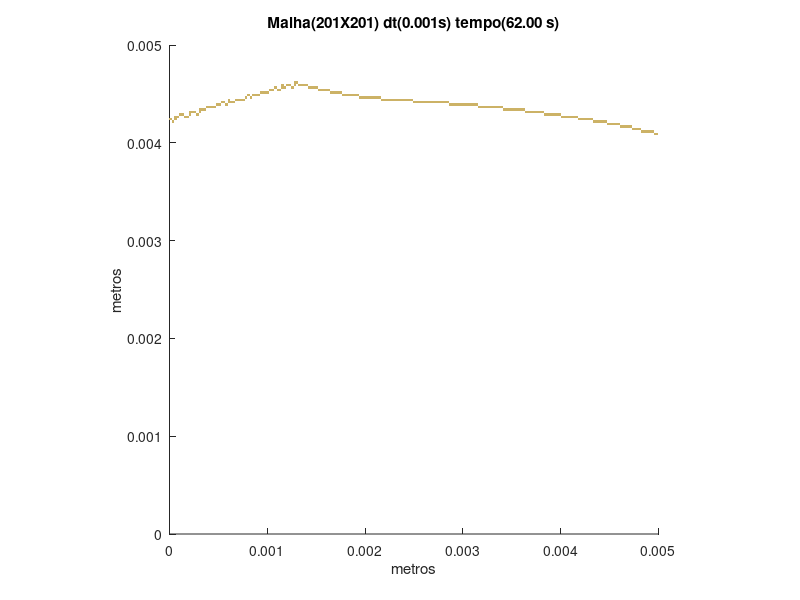

Recreate this plot in MATLAB.
set (gca,'PlotBoxAspectRatio',[1 1 1],'Xlim',[0,0.005],'Ylim',[0,0.005])
hold on
title('Malha(201X201) dt(0.001s) tempo(62.00 s)')
hold on
ylabel('metros')
hold on
xlabel('metros')
hold on

fill([0.00495024875621891 0.00495024875621891 0.00497512437810945 0.00497512437810945],[0.00407960199004975 0.0041044776119403 0.0041044776119403 0.00407960199004975],[0.8,0.7,0.4],'LineStyle','none')

fill([0.00497512437810945 0.00497512437810945 0.005 0.005],[0.00407960199004975 0.0041044776119403 0.0041044776119403 0.00407960199004975],[0.8,0.7,0.4],'LineStyle','none')

fill([0.00482587064676617 0.00482587064676617 0.00485074626865672 0.00485074626865672],[0.0041044776119403 0.00412935323383085 0.00412935323383085 0.0041044776119403],[0.8,0.7,0.4],'LineStyle','none')

fill([0.00485074626865672 0.00485074626865672 0.00487562189054726 0.00487562189054726],[0.0041044776119403 0.00412935323383085 0.00412935323383085 0.0041044776119403],[0.8,0.7,0.4],'LineStyle','none')

fill([0.00487562189054726 0.00487562189054726 0.00490049751243781 0.00490049751243781],[0.0041044776119403 0.00412935323383085 0.00412935323383085 0.0041044776119403],[0.8,0.7,0.4],'LineStyle','none')

fill([0.00490049751243781 0.00490049751243781 0.00492537313432836 0.00492537313432836],[0.0041044776119403 0.00412935323383085 0.00412935323383085 0.0041044776119403],[0.8,0.7,0.4],'LineStyle','none')

fill([0.00492537313432836 0.00492537313432836 0.00495024875621891 0.00495024875621891],[0.0041044776119403 0.00412935323383085 0.00412935323383085 0.0041044776119403],[0.8,0.7,0.4],'LineStyle','none')

fill([0.00472636815920398 0.00472636815920398 0.00475124378109453 0.00475124378109453],[0.00412935323383085 0.00415422885572139 0.00415422885572139 0.00412935323383085],[0.8,0.7,0.4],'LineStyle','none')

fill([0.00475124378109453 0.00475124378109453 0.00477611940298507 0.00477611940298507],[0.00412935323383085 0.00415422885572139 0.00415422885572139 0.00412935323383085],[0.8,0.7,0.4],'LineStyle','none')

fill([0.00477611940298507 0.00477611940298507 0.00480099502487562 0.00480099502487562],[0.00412935323383085 0.00415422885572139 0.00415422885572139 0.00412935323383085],[0.8,0.7,0.4],'LineStyle','none')

fill([0.00480099502487562 0.00480099502487562 0.00482587064676617 0.00482587064676617],[0.00412935323383085 0.00415422885572139 0.00415422885572139 0.00412935323383085],[0.8,0.7,0.4],'LineStyle','none')

fill([0.00460199004975124 0.00460199004975124 0.00462686567164179 0.00462686567164179],[0.00415422885572139 0.00417910447761194 0.00417910447761194 0.00415422885572139],[0.8,0.7,0.4],'LineStyle','none')

fill([0.00462686567164179 0.00462686567164179 0.00465174129353234 0.00465174129353234],[0.00415422885572139 0.00417910447761194 0.00417910447761194 0.00415422885572139],[0.8,0.7,0.4],'LineStyle','none')

fill([0.00465174129353234 0.00465174129353234 0.00467661691542289 0.00467661691542289],[0.00415422885572139 0.00417910447761194 0.00417910447761194 0.00415422885572139],[0.8,0.7,0.4],'LineStyle','none')

fill([0.00467661691542289 0.00467661691542289 0.00470149253731343 0.00470149253731343],[0.00415422885572139 0.00417910447761194 0.00417910447761194 0.00415422885572139],[0.8,0.7,0.4],'LineStyle','none')

fill([0.00470149253731343 0.00470149253731343 0.00472636815920398 0.00472636815920398],[0.00415422885572139 0.00417910447761194 0.00417910447761194 0.00415422885572139],[0.8,0.7,0.4],'LineStyle','none')

fill([0.00447761194029851 0.00447761194029851 0.00450248756218905 0.00450248756218905],[0.00417910447761194 0.00420398009950249 0.00420398009950249 0.00417910447761194],[0.8,0.7,0.4],'LineStyle','none')

fill([0.00450248756218905 0.00450248756218905 0.0045273631840796 0.0045273631840796],[0.00417910447761194 0.00420398009950249 0.00420398009950249 0.00417910447761194],[0.8,0.7,0.4],'LineStyle','none')

fill([0.0045273631840796 0.0045273631840796 0.00455223880597015 0.00455223880597015],[0.00417910447761194 0.00420398009950249 0.00420398009950249 0.00417910447761194],[0.8,0.7,0.4],'LineStyle','none')

fill([0.00455223880597015 0.00455223880597015 0.0045771144278607 0.0045771144278607],[0.00417910447761194 0.00420398009950249 0.00420398009950249 0.00417910447761194],[0.8,0.7,0.4],'LineStyle','none')

fill([0.0045771144278607 0.0045771144278607 0.00460199004975124 0.00460199004975124],[0.00417910447761194 0.00420398009950249 0.00420398009950249 0.00417910447761194],[0.8,0.7,0.4],'LineStyle','none')

fill([2.48756218905473E-05 2.48756218905473E-05 4.97512437810945E-05 4.97512437810945E-05],[0.00420398009950249 0.00422885572139303 0.00422885572139303 0.00420398009950249],[0.8,0.7,0.4],'LineStyle','none')

fill([0.00432835820895522 0.00432835820895522 0.00435323383084577 0.00435323383084577],[0.00420398009950249 0.00422885572139303 0.00422885572139303 0.00420398009950249],[0.8,0.7,0.4],'LineStyle','none')

fill([0.00435323383084577 0.00435323383084577 0.00437810945273632 0.00437810945273632],[0.00420398009950249 0.00422885572139303 0.00422885572139303 0.00420398009950249],[0.8,0.7,0.4],'LineStyle','none')

fill([0.00437810945273632 0.00437810945273632 0.00440298507462687 0.00440298507462687],[0.00420398009950249 0.00422885572139303 0.00422885572139303 0.00420398009950249],[0.8,0.7,0.4],'LineStyle','none')

fill([0.00440298507462687 0.00440298507462687 0.00442786069651741 0.00442786069651741],[0.00420398009950249 0.00422885572139303 0.00422885572139303 0.00420398009950249],[0.8,0.7,0.4],'LineStyle','none')

fill([0.00442786069651741 0.00442786069651741 0.00445273631840796 0.00445273631840796],[0.00420398009950249 0.00422885572139303 0.00422885572139303 0.00420398009950249],[0.8,0.7,0.4],'LineStyle','none')

fill([0.00445273631840796 0.00445273631840796 0.00447761194029851 0.00447761194029851],[0.00420398009950249 0.00422885572139303 0.00422885572139303 0.00420398009950249],[0.8,0.7,0.4],'LineStyle','none')

fill([0 0 2.48756218905473E-05 2.48756218905473E-05],[0.00422885572139303 0.00425373134328358 0.00425373134328358 0.00422885572139303],[0.8,0.7,0.4],'LineStyle','none')

fill([4.97512437810945E-05 4.97512437810945E-05 7.46268656716418E-05 7.46268656716418E-05],[0.00422885572139303 0.00425373134328358 0.00425373134328358 0.00422885572139303],[0.8,0.7,0.4],'LineStyle','none')

fill([0.00417910447761194 0.00417910447761194 0.00420398009950249 0.00420398009950249],[0.00422885572139303 0.00425373134328358 0.00425373134328358 0.00422885572139303],[0.8,0.7,0.4],'LineStyle','none')

fill([0.00420398009950249 0.00420398009950249 0.00422885572139303 0.00422885572139303],[0.00422885572139303 0.00425373134328358 0.00425373134328358 0.00422885572139303],[0.8,0.7,0.4],'LineStyle','none')

fill([0.00422885572139303 0.00422885572139303 0.00425373134328358 0.00425373134328358],[0.00422885572139303 0.00425373134328358 0.00425373134328358 0.00422885572139303],[0.8,0.7,0.4],'LineStyle','none')

fill([0.00425373134328358 0.00425373134328358 0.00427860696517413 0.00427860696517413],[0.00422885572139303 0.00425373134328358 0.00425373134328358 0.00422885572139303],[0.8,0.7,0.4],'LineStyle','none')

fill([0.00427860696517413 0.00427860696517413 0.00430348258706468 0.00430348258706468],[0.00422885572139303 0.00425373134328358 0.00425373134328358 0.00422885572139303],[0.8,0.7,0.4],'LineStyle','none')

fill([0.00430348258706468 0.00430348258706468 0.00432835820895522 0.00432835820895522],[0.00422885572139303 0.00425373134328358 0.00425373134328358 0.00422885572139303],[0.8,0.7,0.4],'LineStyle','none')

fill([4.97512437810945E-05 4.97512437810945E-05 7.46268656716418E-05 7.46268656716418E-05],[0.00425373134328358 0.00427860696517413 0.00427860696517413 0.00425373134328358],[0.8,0.7,0.4],'LineStyle','none')

fill([7.46268656716418E-05 7.46268656716418E-05 9.95024875621891E-05 9.95024875621891E-05],[0.00425373134328358 0.00427860696517413 0.00427860696517413 0.00425373134328358],[0.8,0.7,0.4],'LineStyle','none')

fill([0.000149253731343284 0.000149253731343284 0.000174129353233831 0.000174129353233831],[0.00425373134328358 0.00427860696517413 0.00427860696517413 0.00425373134328358],[0.8,0.7,0.4],'LineStyle','none')

fill([0.000174129353233831 0.000174129353233831 0.000199004975124378 0.000199004975124378],[0.00425373134328358 0.00427860696517413 0.00427860696517413 0.00425373134328358],[0.8,0.7,0.4],'LineStyle','none')

fill([0.00400497512437811 0.00400497512437811 0.00402985074626866 0.00402985074626866],[0.00425373134328358 0.00427860696517413 0.00427860696517413 0.00425373134328358],[0.8,0.7,0.4],'LineStyle','none')

fill([0.00402985074626866 0.00402985074626866 0.0040547263681592 0.0040547263681592],[0.00425373134328358 0.00427860696517413 0.00427860696517413 0.00425373134328358],[0.8,0.7,0.4],'LineStyle','none')

fill([0.0040547263681592 0.0040547263681592 0.00407960199004975 0.00407960199004975],[0.00425373134328358 0.00427860696517413 0.00427860696517413 0.00425373134328358],[0.8,0.7,0.4],'LineStyle','none')

fill([0.00407960199004975 0.00407960199004975 0.0041044776119403 0.0041044776119403],[0.00425373134328358 0.00427860696517413 0.00427860696517413 0.00425373134328358],[0.8,0.7,0.4],'LineStyle','none')

fill([0.0041044776119403 0.0041044776119403 0.00412935323383085 0.00412935323383085],[0.00425373134328358 0.00427860696517413 0.00427860696517413 0.00425373134328358],[0.8,0.7,0.4],'LineStyle','none')

fill([0.00412935323383085 0.00412935323383085 0.00415422885572139 0.00415422885572139],[0.00425373134328358 0.00427860696517413 0.00427860696517413 0.00425373134328358],[0.8,0.7,0.4],'LineStyle','none')

fill([0.00415422885572139 0.00415422885572139 0.00417910447761194 0.00417910447761194],[0.00425373134328358 0.00427860696517413 0.00427860696517413 0.00425373134328358],[0.8,0.7,0.4],'LineStyle','none')

fill([9.95024875621891E-05 9.95024875621891E-05 0.000124378109452736 0.000124378109452736],[0.00427860696517413 0.00430348258706468 0.00430348258706468 0.00427860696517413],[0.8,0.7,0.4],'LineStyle','none')

fill([0.000124378109452736 0.000124378109452736 0.000149253731343284 0.000149253731343284],[0.00427860696517413 0.00430348258706468 0.00430348258706468 0.00427860696517413],[0.8,0.7,0.4],'LineStyle','none')

fill([0.000199004975124378 0.000199004975124378 0.000223880597014925 0.000223880597014925],[0.00427860696517413 0.00430348258706468 0.00430348258706468 0.00427860696517413],[0.8,0.7,0.4],'LineStyle','none')

fill([0.00027363184079602 0.00027363184079602 0.000298507462686567 0.000298507462686567],[0.00427860696517413 0.00430348258706468 0.00430348258706468 0.00427860696517413],[0.8,0.7,0.4],'LineStyle','none')

fill([0.00383084577114428 0.00383084577114428 0.00385572139303483 0.00385572139303483],[0.00427860696517413 0.00430348258706468 0.00430348258706468 0.00427860696517413],[0.8,0.7,0.4],'LineStyle','none')

fill([0.00385572139303483 0.00385572139303483 0.00388059701492537 0.00388059701492537],[0.00427860696517413 0.00430348258706468 0.00430348258706468 0.00427860696517413],[0.8,0.7,0.4],'LineStyle','none')

fill([0.00388059701492537 0.00388059701492537 0.00390547263681592 0.00390547263681592],[0.00427860696517413 0.00430348258706468 0.00430348258706468 0.00427860696517413],[0.8,0.7,0.4],'LineStyle','none')

fill([0.00390547263681592 0.00390547263681592 0.00393034825870647 0.00393034825870647],[0.00427860696517413 0.00430348258706468 0.00430348258706468 0.00427860696517413],[0.8,0.7,0.4],'LineStyle','none')

fill([0.00393034825870647 0.00393034825870647 0.00395522388059701 0.00395522388059701],[0.00427860696517413 0.00430348258706468 0.00430348258706468 0.00427860696517413],[0.8,0.7,0.4],'LineStyle','none')

fill([0.00395522388059701 0.00395522388059701 0.00398009950248756 0.00398009950248756],[0.00427860696517413 0.00430348258706468 0.00430348258706468 0.00427860696517413],[0.8,0.7,0.4],'LineStyle','none')

fill([0.00398009950248756 0.00398009950248756 0.00400497512437811 0.00400497512437811],[0.00427860696517413 0.00430348258706468 0.00430348258706468 0.00427860696517413],[0.8,0.7,0.4],'LineStyle','none')

fill([0.000199004975124378 0.000199004975124378 0.000223880597014925 0.000223880597014925],[0.00430348258706468 0.00432835820895522 0.00432835820895522 0.00430348258706468],[0.8,0.7,0.4],'LineStyle','none')

fill([0.000223880597014925 0.000223880597014925 0.000248756218905473 0.000248756218905473],[0.00430348258706468 0.00432835820895522 0.00432835820895522 0.00430348258706468],[0.8,0.7,0.4],'LineStyle','none')

fill([0.000248756218905473 0.000248756218905473 0.00027363184079602 0.00027363184079602],[0.00430348258706468 0.00432835820895522 0.00432835820895522 0.00430348258706468],[0.8,0.7,0.4],'LineStyle','none')

fill([0.000298507462686567 0.000298507462686567 0.000323383084577114 0.000323383084577114],[0.00430348258706468 0.00432835820895522 0.00432835820895522 0.00430348258706468],[0.8,0.7,0.4],'LineStyle','none')

fill([0.0036318407960199 0.0036318407960199 0.00365671641791045 0.00365671641791045],[0.00430348258706468 0.00432835820895522 0.00432835820895522 0.00430348258706468],[0.8,0.7,0.4],'LineStyle','none')

fill([0.00365671641791045 0.00365671641791045 0.003681592039801 0.003681592039801],[0.00430348258706468 0.00432835820895522 0.00432835820895522 0.00430348258706468],[0.8,0.7,0.4],'LineStyle','none')

fill([0.003681592039801 0.003681592039801 0.00370646766169154 0.00370646766169154],[0.00430348258706468 0.00432835820895522 0.00432835820895522 0.00430348258706468],[0.8,0.7,0.4],'LineStyle','none')

fill([0.00370646766169154 0.00370646766169154 0.00373134328358209 0.00373134328358209],[0.00430348258706468 0.00432835820895522 0.00432835820895522 0.00430348258706468],[0.8,0.7,0.4],'LineStyle','none')

fill([0.00373134328358209 0.00373134328358209 0.00375621890547264 0.00375621890547264],[0.00430348258706468 0.00432835820895522 0.00432835820895522 0.00430348258706468],[0.8,0.7,0.4],'LineStyle','none')

fill([0.00375621890547264 0.00375621890547264 0.00378109452736318 0.00378109452736318],[0.00430348258706468 0.00432835820895522 0.00432835820895522 0.00430348258706468],[0.8,0.7,0.4],'LineStyle','none')

fill([0.00378109452736318 0.00378109452736318 0.00380597014925373 0.00380597014925373],[0.00430348258706468 0.00432835820895522 0.00432835820895522 0.00430348258706468],[0.8,0.7,0.4],'LineStyle','none')

fill([0.00380597014925373 0.00380597014925373 0.00383084577114428 0.00383084577114428],[0.00430348258706468 0.00432835820895522 0.00432835820895522 0.00430348258706468],[0.8,0.7,0.4],'LineStyle','none')

fill([0.000298507462686567 0.000298507462686567 0.000323383084577114 0.000323383084577114],[0.00432835820895522 0.00435323383084577 0.00435323383084577 0.00432835820895522],[0.8,0.7,0.4],'LineStyle','none')

fill([0.000323383084577114 0.000323383084577114 0.000348258706467662 0.000348258706467662],[0.00432835820895522 0.00435323383084577 0.00435323383084577 0.00432835820895522],[0.8,0.7,0.4],'LineStyle','none')

fill([0.000348258706467662 0.000348258706467662 0.000373134328358209 0.000373134328358209],[0.00432835820895522 0.00435323383084577 0.00435323383084577 0.00432835820895522],[0.8,0.7,0.4],'LineStyle','none')

fill([0.00340796019900498 0.00340796019900498 0.00343283582089552 0.00343283582089552],[0.00432835820895522 0.00435323383084577 0.00435323383084577 0.00432835820895522],[0.8,0.7,0.4],'LineStyle','none')

fill([0.00343283582089552 0.00343283582089552 0.00345771144278607 0.00345771144278607],[0.00432835820895522 0.00435323383084577 0.00435323383084577 0.00432835820895522],[0.8,0.7,0.4],'LineStyle','none')

fill([0.00345771144278607 0.00345771144278607 0.00348258706467662 0.00348258706467662],[0.00432835820895522 0.00435323383084577 0.00435323383084577 0.00432835820895522],[0.8,0.7,0.4],'LineStyle','none')

fill([0.00348258706467662 0.00348258706467662 0.00350746268656716 0.00350746268656716],[0.00432835820895522 0.00435323383084577 0.00435323383084577 0.00432835820895522],[0.8,0.7,0.4],'LineStyle','none')

fill([0.00350746268656716 0.00350746268656716 0.00353233830845771 0.00353233830845771],[0.00432835820895522 0.00435323383084577 0.00435323383084577 0.00432835820895522],[0.8,0.7,0.4],'LineStyle','none')

fill([0.00353233830845771 0.00353233830845771 0.00355721393034826 0.00355721393034826],[0.00432835820895522 0.00435323383084577 0.00435323383084577 0.00432835820895522],[0.8,0.7,0.4],'LineStyle','none')

fill([0.00355721393034826 0.00355721393034826 0.00358208955223881 0.00358208955223881],[0.00432835820895522 0.00435323383084577 0.00435323383084577 0.00432835820895522],[0.8,0.7,0.4],'LineStyle','none')

fill([0.00358208955223881 0.00358208955223881 0.00360696517412935 0.00360696517412935],[0.00432835820895522 0.00435323383084577 0.00435323383084577 0.00432835820895522],[0.8,0.7,0.4],'LineStyle','none')

fill([0.00360696517412935 0.00360696517412935 0.0036318407960199 0.0036318407960199],[0.00432835820895522 0.00435323383084577 0.00435323383084577 0.00432835820895522],[0.8,0.7,0.4],'LineStyle','none')

fill([0.000373134328358209 0.000373134328358209 0.000398009950248756 0.000398009950248756],[0.00435323383084577 0.00437810945273632 0.00437810945273632 0.00435323383084577],[0.8,0.7,0.4],'LineStyle','none')

fill([0.000398009950248756 0.000398009950248756 0.000422885572139303 0.000422885572139303],[0.00435323383084577 0.00437810945273632 0.00437810945273632 0.00435323383084577],[0.8,0.7,0.4],'LineStyle','none')

fill([0.000422885572139303 0.000422885572139303 0.000447761194029851 0.000447761194029851],[0.00435323383084577 0.00437810945273632 0.00437810945273632 0.00435323383084577],[0.8,0.7,0.4],'LineStyle','none')

fill([0.000447761194029851 0.000447761194029851 0.000472636815920398 0.000472636815920398],[0.00435323383084577 0.00437810945273632 0.00437810945273632 0.00435323383084577],[0.8,0.7,0.4],'LineStyle','none')

fill([0.0031592039800995 0.0031592039800995 0.00318407960199005 0.00318407960199005],[0.00435323383084577 0.00437810945273632 0.00437810945273632 0.00435323383084577],[0.8,0.7,0.4],'LineStyle','none')

fill([0.00318407960199005 0.00318407960199005 0.0032089552238806 0.0032089552238806],[0.00435323383084577 0.00437810945273632 0.00437810945273632 0.00435323383084577],[0.8,0.7,0.4],'LineStyle','none')

fill([0.0032089552238806 0.0032089552238806 0.00323383084577114 0.00323383084577114],[0.00435323383084577 0.00437810945273632 0.00437810945273632 0.00435323383084577],[0.8,0.7,0.4],'LineStyle','none')

fill([0.00323383084577114 0.00323383084577114 0.00325870646766169 0.00325870646766169],[0.00435323383084577 0.00437810945273632 0.00437810945273632 0.00435323383084577],[0.8,0.7,0.4],'LineStyle','none')

fill([0.00325870646766169 0.00325870646766169 0.00328358208955224 0.00328358208955224],[0.00435323383084577 0.00437810945273632 0.00437810945273632 0.00435323383084577],[0.8,0.7,0.4],'LineStyle','none')

fill([0.00328358208955224 0.00328358208955224 0.00330845771144279 0.00330845771144279],[0.00435323383084577 0.00437810945273632 0.00437810945273632 0.00435323383084577],[0.8,0.7,0.4],'LineStyle','none')

fill([0.00330845771144279 0.00330845771144279 0.00333333333333333 0.00333333333333333],[0.00435323383084577 0.00437810945273632 0.00437810945273632 0.00435323383084577],[0.8,0.7,0.4],'LineStyle','none')

fill([0.00333333333333333 0.00333333333333333 0.00335820895522388 0.00335820895522388],[0.00435323383084577 0.00437810945273632 0.00437810945273632 0.00435323383084577],[0.8,0.7,0.4],'LineStyle','none')

fill([0.00335820895522388 0.00335820895522388 0.00338308457711443 0.00338308457711443],[0.00435323383084577 0.00437810945273632 0.00437810945273632 0.00435323383084577],[0.8,0.7,0.4],'LineStyle','none')

fill([0.00338308457711443 0.00338308457711443 0.00340796019900498 0.00340796019900498],[0.00435323383084577 0.00437810945273632 0.00437810945273632 0.00435323383084577],[0.8,0.7,0.4],'LineStyle','none')

fill([0.000472636815920398 0.000472636815920398 0.000497512437810945 0.000497512437810945],[0.00437810945273632 0.00440298507462687 0.00440298507462687 0.00437810945273632],[0.8,0.7,0.4],'LineStyle','none')

fill([0.000497512437810945 0.000497512437810945 0.000522388059701492 0.000522388059701492],[0.00437810945273632 0.00440298507462687 0.00440298507462687 0.00437810945273632],[0.8,0.7,0.4],'LineStyle','none')

fill([0.000572139303482587 0.000572139303482587 0.000597014925373134 0.000597014925373134],[0.00437810945273632 0.00440298507462687 0.00440298507462687 0.00437810945273632],[0.8,0.7,0.4],'LineStyle','none')

fill([0.00286069651741294 0.00286069651741294 0.00288557213930348 0.00288557213930348],[0.00437810945273632 0.00440298507462687 0.00440298507462687 0.00437810945273632],[0.8,0.7,0.4],'LineStyle','none')

fill([0.00288557213930348 0.00288557213930348 0.00291044776119403 0.00291044776119403],[0.00437810945273632 0.00440298507462687 0.00440298507462687 0.00437810945273632],[0.8,0.7,0.4],'LineStyle','none')

fill([0.00291044776119403 0.00291044776119403 0.00293532338308458 0.00293532338308458],[0.00437810945273632 0.00440298507462687 0.00440298507462687 0.00437810945273632],[0.8,0.7,0.4],'LineStyle','none')

fill([0.00293532338308458 0.00293532338308458 0.00296019900497512 0.00296019900497512],[0.00437810945273632 0.00440298507462687 0.00440298507462687 0.00437810945273632],[0.8,0.7,0.4],'LineStyle','none')

fill([0.00296019900497512 0.00296019900497512 0.00298507462686567 0.00298507462686567],[0.00437810945273632 0.00440298507462687 0.00440298507462687 0.00437810945273632],[0.8,0.7,0.4],'LineStyle','none')

fill([0.00298507462686567 0.00298507462686567 0.00300995024875622 0.00300995024875622],[0.00437810945273632 0.00440298507462687 0.00440298507462687 0.00437810945273632],[0.8,0.7,0.4],'LineStyle','none')

fill([0.00300995024875622 0.00300995024875622 0.00303482587064677 0.00303482587064677],[0.00437810945273632 0.00440298507462687 0.00440298507462687 0.00437810945273632],[0.8,0.7,0.4],'LineStyle','none')

fill([0.00303482587064677 0.00303482587064677 0.00305970149253731 0.00305970149253731],[0.00437810945273632 0.00440298507462687 0.00440298507462687 0.00437810945273632],[0.8,0.7,0.4],'LineStyle','none')

fill([0.00305970149253731 0.00305970149253731 0.00308457711442786 0.00308457711442786],[0.00437810945273632 0.00440298507462687 0.00440298507462687 0.00437810945273632],[0.8,0.7,0.4],'LineStyle','none')

fill([0.00308457711442786 0.00308457711442786 0.00310945273631841 0.00310945273631841],[0.00437810945273632 0.00440298507462687 0.00440298507462687 0.00437810945273632],[0.8,0.7,0.4],'LineStyle','none')

fill([0.00310945273631841 0.00310945273631841 0.00313432835820896 0.00313432835820896],[0.00437810945273632 0.00440298507462687 0.00440298507462687 0.00437810945273632],[0.8,0.7,0.4],'LineStyle','none')

fill([0.00313432835820896 0.00313432835820896 0.0031592039800995 0.0031592039800995],[0.00437810945273632 0.00440298507462687 0.00440298507462687 0.00437810945273632],[0.8,0.7,0.4],'LineStyle','none')

fill([0.000522388059701492 0.000522388059701492 0.00054726368159204 0.00054726368159204],[0.00440298507462687 0.00442786069651741 0.00442786069651741 0.00440298507462687],[0.8,0.7,0.4],'LineStyle','none')

fill([0.00054726368159204 0.00054726368159204 0.000572139303482587 0.000572139303482587],[0.00440298507462687 0.00442786069651741 0.00442786069651741 0.00440298507462687],[0.8,0.7,0.4],'LineStyle','none')

fill([0.000597014925373134 0.000597014925373134 0.000621890547263682 0.000621890547263682],[0.00440298507462687 0.00442786069651741 0.00442786069651741 0.00440298507462687],[0.8,0.7,0.4],'LineStyle','none')

fill([0.000621890547263682 0.000621890547263682 0.000646766169154229 0.000646766169154229],[0.00440298507462687 0.00442786069651741 0.00442786069651741 0.00440298507462687],[0.8,0.7,0.4],'LineStyle','none')

fill([0.000646766169154229 0.000646766169154229 0.000671641791044776 0.000671641791044776],[0.00440298507462687 0.00442786069651741 0.00442786069651741 0.00440298507462687],[0.8,0.7,0.4],'LineStyle','none')

fill([0.00248756218905473 0.00248756218905473 0.00251243781094527 0.00251243781094527],[0.00440298507462687 0.00442786069651741 0.00442786069651741 0.00440298507462687],[0.8,0.7,0.4],'LineStyle','none')

fill([0.00251243781094527 0.00251243781094527 0.00253731343283582 0.00253731343283582],[0.00440298507462687 0.00442786069651741 0.00442786069651741 0.00440298507462687],[0.8,0.7,0.4],'LineStyle','none')

fill([0.00253731343283582 0.00253731343283582 0.00256218905472637 0.00256218905472637],[0.00440298507462687 0.00442786069651741 0.00442786069651741 0.00440298507462687],[0.8,0.7,0.4],'LineStyle','none')

fill([0.00256218905472637 0.00256218905472637 0.00258706467661692 0.00258706467661692],[0.00440298507462687 0.00442786069651741 0.00442786069651741 0.00440298507462687],[0.8,0.7,0.4],'LineStyle','none')

fill([0.00258706467661692 0.00258706467661692 0.00261194029850746 0.00261194029850746],[0.00440298507462687 0.00442786069651741 0.00442786069651741 0.00440298507462687],[0.8,0.7,0.4],'LineStyle','none')

fill([0.00261194029850746 0.00261194029850746 0.00263681592039801 0.00263681592039801],[0.00440298507462687 0.00442786069651741 0.00442786069651741 0.00440298507462687],[0.8,0.7,0.4],'LineStyle','none')

fill([0.00263681592039801 0.00263681592039801 0.00266169154228856 0.00266169154228856],[0.00440298507462687 0.00442786069651741 0.00442786069651741 0.00440298507462687],[0.8,0.7,0.4],'LineStyle','none')

fill([0.00266169154228856 0.00266169154228856 0.0026865671641791 0.0026865671641791],[0.00440298507462687 0.00442786069651741 0.00442786069651741 0.00440298507462687],[0.8,0.7,0.4],'LineStyle','none')

fill([0.0026865671641791 0.0026865671641791 0.00271144278606965 0.00271144278606965],[0.00440298507462687 0.00442786069651741 0.00442786069651741 0.00440298507462687],[0.8,0.7,0.4],'LineStyle','none')

fill([0.00271144278606965 0.00271144278606965 0.0027363184079602 0.0027363184079602],[0.00440298507462687 0.00442786069651741 0.00442786069651741 0.00440298507462687],[0.8,0.7,0.4],'LineStyle','none')

fill([0.0027363184079602 0.0027363184079602 0.00276119402985075 0.00276119402985075],[0.00440298507462687 0.00442786069651741 0.00442786069651741 0.00440298507462687],[0.8,0.7,0.4],'LineStyle','none')

fill([0.00276119402985075 0.00276119402985075 0.00278606965174129 0.00278606965174129],[0.00440298507462687 0.00442786069651741 0.00442786069651741 0.00440298507462687],[0.8,0.7,0.4],'LineStyle','none')

fill([0.00278606965174129 0.00278606965174129 0.00281094527363184 0.00281094527363184],[0.00440298507462687 0.00442786069651741 0.00442786069651741 0.00440298507462687],[0.8,0.7,0.4],'LineStyle','none')

fill([0.00281094527363184 0.00281094527363184 0.00283582089552239 0.00283582089552239],[0.00440298507462687 0.00442786069651741 0.00442786069651741 0.00440298507462687],[0.8,0.7,0.4],'LineStyle','none')

fill([0.00283582089552239 0.00283582089552239 0.00286069651741294 0.00286069651741294],[0.00440298507462687 0.00442786069651741 0.00442786069651741 0.00440298507462687],[0.8,0.7,0.4],'LineStyle','none')

fill([0.000597014925373134 0.000597014925373134 0.000621890547263682 0.000621890547263682],[0.00442786069651741 0.00445273631840796 0.00445273631840796 0.00442786069651741],[0.8,0.7,0.4],'LineStyle','none')

fill([0.000671641791044776 0.000671641791044776 0.000696517412935323 0.000696517412935323],[0.00442786069651741 0.00445273631840796 0.00445273631840796 0.00442786069651741],[0.8,0.7,0.4],'LineStyle','none')

fill([0.000696517412935323 0.000696517412935323 0.000721393034825871 0.000721393034825871],[0.00442786069651741 0.00445273631840796 0.00445273631840796 0.00442786069651741],[0.8,0.7,0.4],'LineStyle','none')

fill([0.000721393034825871 0.000721393034825871 0.000746268656716418 0.000746268656716418],[0.00442786069651741 0.00445273631840796 0.00445273631840796 0.00442786069651741],[0.8,0.7,0.4],'LineStyle','none')

fill([0.000746268656716418 0.000746268656716418 0.000771144278606965 0.000771144278606965],[0.00442786069651741 0.00445273631840796 0.00445273631840796 0.00442786069651741],[0.8,0.7,0.4],'LineStyle','none')

fill([0.00216417910447761 0.00216417910447761 0.00218905472636816 0.00218905472636816],[0.00442786069651741 0.00445273631840796 0.00445273631840796 0.00442786069651741],[0.8,0.7,0.4],'LineStyle','none')

fill([0.00218905472636816 0.00218905472636816 0.00221393034825871 0.00221393034825871],[0.00442786069651741 0.00445273631840796 0.00445273631840796 0.00442786069651741],[0.8,0.7,0.4],'LineStyle','none')

fill([0.00221393034825871 0.00221393034825871 0.00223880597014925 0.00223880597014925],[0.00442786069651741 0.00445273631840796 0.00445273631840796 0.00442786069651741],[0.8,0.7,0.4],'LineStyle','none')

fill([0.00223880597014925 0.00223880597014925 0.0022636815920398 0.0022636815920398],[0.00442786069651741 0.00445273631840796 0.00445273631840796 0.00442786069651741],[0.8,0.7,0.4],'LineStyle','none')

fill([0.0022636815920398 0.0022636815920398 0.00228855721393035 0.00228855721393035],[0.00442786069651741 0.00445273631840796 0.00445273631840796 0.00442786069651741],[0.8,0.7,0.4],'LineStyle','none')

fill([0.00228855721393035 0.00228855721393035 0.0023134328358209 0.0023134328358209],[0.00442786069651741 0.00445273631840796 0.00445273631840796 0.00442786069651741],[0.8,0.7,0.4],'LineStyle','none')

fill([0.0023134328358209 0.0023134328358209 0.00233830845771144 0.00233830845771144],[0.00442786069651741 0.00445273631840796 0.00445273631840796 0.00442786069651741],[0.8,0.7,0.4],'LineStyle','none')

fill([0.00233830845771144 0.00233830845771144 0.00236318407960199 0.00236318407960199],[0.00442786069651741 0.00445273631840796 0.00445273631840796 0.00442786069651741],[0.8,0.7,0.4],'LineStyle','none')

fill([0.00236318407960199 0.00236318407960199 0.00238805970149254 0.00238805970149254],[0.00442786069651741 0.00445273631840796 0.00445273631840796 0.00442786069651741],[0.8,0.7,0.4],'LineStyle','none')

fill([0.00238805970149254 0.00238805970149254 0.00241293532338308 0.00241293532338308],[0.00442786069651741 0.00445273631840796 0.00445273631840796 0.00442786069651741],[0.8,0.7,0.4],'LineStyle','none')

fill([0.00241293532338308 0.00241293532338308 0.00243781094527363 0.00243781094527363],[0.00442786069651741 0.00445273631840796 0.00445273631840796 0.00442786069651741],[0.8,0.7,0.4],'LineStyle','none')

fill([0.00243781094527363 0.00243781094527363 0.00246268656716418 0.00246268656716418],[0.00442786069651741 0.00445273631840796 0.00445273631840796 0.00442786069651741],[0.8,0.7,0.4],'LineStyle','none')

fill([0.00246268656716418 0.00246268656716418 0.00248756218905473 0.00248756218905473],[0.00442786069651741 0.00445273631840796 0.00445273631840796 0.00442786069651741],[0.8,0.7,0.4],'LineStyle','none')

fill([0.000771144278606965 0.000771144278606965 0.000796019900497512 0.000796019900497512],[0.00445273631840796 0.00447761194029851 0.00447761194029851 0.00445273631840796],[0.8,0.7,0.4],'LineStyle','none')

fill([0.00082089552238806 0.00082089552238806 0.000845771144278607 0.000845771144278607],[0.00445273631840796 0.00447761194029851 0.00447761194029851 0.00445273631840796],[0.8,0.7,0.4],'LineStyle','none')

fill([0.00194029850746269 0.00194029850746269 0.00196517412935323 0.00196517412935323],[0.00445273631840796 0.00447761194029851 0.00447761194029851 0.00445273631840796],[0.8,0.7,0.4],'LineStyle','none')

fill([0.00196517412935323 0.00196517412935323 0.00199004975124378 0.00199004975124378],[0.00445273631840796 0.00447761194029851 0.00447761194029851 0.00445273631840796],[0.8,0.7,0.4],'LineStyle','none')

fill([0.00199004975124378 0.00199004975124378 0.00201492537313433 0.00201492537313433],[0.00445273631840796 0.00447761194029851 0.00447761194029851 0.00445273631840796],[0.8,0.7,0.4],'LineStyle','none')

fill([0.00201492537313433 0.00201492537313433 0.00203980099502488 0.00203980099502488],[0.00445273631840796 0.00447761194029851 0.00447761194029851 0.00445273631840796],[0.8,0.7,0.4],'LineStyle','none')

fill([0.00203980099502488 0.00203980099502488 0.00206467661691542 0.00206467661691542],[0.00445273631840796 0.00447761194029851 0.00447761194029851 0.00445273631840796],[0.8,0.7,0.4],'LineStyle','none')

fill([0.00206467661691542 0.00206467661691542 0.00208955223880597 0.00208955223880597],[0.00445273631840796 0.00447761194029851 0.00447761194029851 0.00445273631840796],[0.8,0.7,0.4],'LineStyle','none')

fill([0.00208955223880597 0.00208955223880597 0.00211442786069652 0.00211442786069652],[0.00445273631840796 0.00447761194029851 0.00447761194029851 0.00445273631840796],[0.8,0.7,0.4],'LineStyle','none')

fill([0.00211442786069652 0.00211442786069652 0.00213930348258706 0.00213930348258706],[0.00445273631840796 0.00447761194029851 0.00447761194029851 0.00445273631840796],[0.8,0.7,0.4],'LineStyle','none')

fill([0.00213930348258706 0.00213930348258706 0.00216417910447761 0.00216417910447761],[0.00445273631840796 0.00447761194029851 0.00447761194029851 0.00445273631840796],[0.8,0.7,0.4],'LineStyle','none')

fill([0.000796019900497512 0.000796019900497512 0.00082089552238806 0.00082089552238806],[0.00447761194029851 0.00450248756218905 0.00450248756218905 0.00447761194029851],[0.8,0.7,0.4],'LineStyle','none')

fill([0.000845771144278607 0.000845771144278607 0.000870646766169154 0.000870646766169154],[0.00447761194029851 0.00450248756218905 0.00450248756218905 0.00447761194029851],[0.8,0.7,0.4],'LineStyle','none')

fill([0.000870646766169154 0.000870646766169154 0.000895522388059702 0.000895522388059702],[0.00447761194029851 0.00450248756218905 0.00450248756218905 0.00447761194029851],[0.8,0.7,0.4],'LineStyle','none')

fill([0.000895522388059702 0.000895522388059702 0.000920398009950249 0.000920398009950249],[0.00447761194029851 0.00450248756218905 0.00450248756218905 0.00447761194029851],[0.8,0.7,0.4],'LineStyle','none')

fill([0.00176616915422886 0.00176616915422886 0.0017910447761194 0.0017910447761194],[0.00447761194029851 0.00450248756218905 0.00450248756218905 0.00447761194029851],[0.8,0.7,0.4],'LineStyle','none')

fill([0.0017910447761194 0.0017910447761194 0.00181592039800995 0.00181592039800995],[0.00447761194029851 0.00450248756218905 0.00450248756218905 0.00447761194029851],[0.8,0.7,0.4],'LineStyle','none')

fill([0.00181592039800995 0.00181592039800995 0.0018407960199005 0.0018407960199005],[0.00447761194029851 0.00450248756218905 0.00450248756218905 0.00447761194029851],[0.8,0.7,0.4],'LineStyle','none')

fill([0.0018407960199005 0.0018407960199005 0.00186567164179104 0.00186567164179104],[0.00447761194029851 0.00450248756218905 0.00450248756218905 0.00447761194029851],[0.8,0.7,0.4],'LineStyle','none')

fill([0.00186567164179104 0.00186567164179104 0.00189054726368159 0.00189054726368159],[0.00447761194029851 0.00450248756218905 0.00450248756218905 0.00447761194029851],[0.8,0.7,0.4],'LineStyle','none')

fill([0.00189054726368159 0.00189054726368159 0.00191542288557214 0.00191542288557214],[0.00447761194029851 0.00450248756218905 0.00450248756218905 0.00447761194029851],[0.8,0.7,0.4],'LineStyle','none')

fill([0.00191542288557214 0.00191542288557214 0.00194029850746269 0.00194029850746269],[0.00447761194029851 0.00450248756218905 0.00450248756218905 0.00447761194029851],[0.8,0.7,0.4],'LineStyle','none')

fill([0.000920398009950249 0.000920398009950249 0.000945273631840796 0.000945273631840796],[0.00450248756218905 0.0045273631840796 0.0045273631840796 0.00450248756218905],[0.8,0.7,0.4],'LineStyle','none')

fill([0.000945273631840796 0.000945273631840796 0.000970149253731343 0.000970149253731343],[0.00450248756218905 0.0045273631840796 0.0045273631840796 0.00450248756218905],[0.8,0.7,0.4],'LineStyle','none')

fill([0.000970149253731343 0.000970149253731343 0.00099502487562189 0.00099502487562189],[0.00450248756218905 0.0045273631840796 0.0045273631840796 0.00450248756218905],[0.8,0.7,0.4],'LineStyle','none')

fill([0.00099502487562189 0.00099502487562189 0.00101990049751244 0.00101990049751244],[0.00450248756218905 0.0045273631840796 0.0045273631840796 0.00450248756218905],[0.8,0.7,0.4],'LineStyle','none')

fill([0.00164179104477612 0.00164179104477612 0.00166666666666667 0.00166666666666667],[0.00450248756218905 0.0045273631840796 0.0045273631840796 0.00450248756218905],[0.8,0.7,0.4],'LineStyle','none')

fill([0.00166666666666667 0.00166666666666667 0.00169154228855721 0.00169154228855721],[0.00450248756218905 0.0045273631840796 0.0045273631840796 0.00450248756218905],[0.8,0.7,0.4],'LineStyle','none')

fill([0.00169154228855721 0.00169154228855721 0.00171641791044776 0.00171641791044776],[0.00450248756218905 0.0045273631840796 0.0045273631840796 0.00450248756218905],[0.8,0.7,0.4],'LineStyle','none')

fill([0.00171641791044776 0.00171641791044776 0.00174129353233831 0.00174129353233831],[0.00450248756218905 0.0045273631840796 0.0045273631840796 0.00450248756218905],[0.8,0.7,0.4],'LineStyle','none')

fill([0.00174129353233831 0.00174129353233831 0.00176616915422886 0.00176616915422886],[0.00450248756218905 0.0045273631840796 0.0045273631840796 0.00450248756218905],[0.8,0.7,0.4],'LineStyle','none')

fill([0.00101990049751244 0.00101990049751244 0.00104477611940298 0.00104477611940298],[0.0045273631840796 0.00455223880597015 0.00455223880597015 0.0045273631840796],[0.8,0.7,0.4],'LineStyle','none')

fill([0.00104477611940298 0.00104477611940298 0.00106965174129353 0.00106965174129353],[0.0045273631840796 0.00455223880597015 0.00455223880597015 0.0045273631840796],[0.8,0.7,0.4],'LineStyle','none')

fill([0.00109452736318408 0.00109452736318408 0.00111940298507463 0.00111940298507463],[0.0045273631840796 0.00455223880597015 0.00455223880597015 0.0045273631840796],[0.8,0.7,0.4],'LineStyle','none')

fill([0.00111940298507463 0.00111940298507463 0.00114427860696517 0.00114427860696517],[0.0045273631840796 0.00455223880597015 0.00455223880597015 0.0045273631840796],[0.8,0.7,0.4],'LineStyle','none')

fill([0.00151741293532338 0.00151741293532338 0.00154228855721393 0.00154228855721393],[0.0045273631840796 0.00455223880597015 0.00455223880597015 0.0045273631840796],[0.8,0.7,0.4],'LineStyle','none')

fill([0.00154228855721393 0.00154228855721393 0.00156716417910448 0.00156716417910448],[0.0045273631840796 0.00455223880597015 0.00455223880597015 0.0045273631840796],[0.8,0.7,0.4],'LineStyle','none')

fill([0.00156716417910448 0.00156716417910448 0.00159203980099502 0.00159203980099502],[0.0045273631840796 0.00455223880597015 0.00455223880597015 0.0045273631840796],[0.8,0.7,0.4],'LineStyle','none')

fill([0.00159203980099502 0.00159203980099502 0.00161691542288557 0.00161691542288557],[0.0045273631840796 0.00455223880597015 0.00455223880597015 0.0045273631840796],[0.8,0.7,0.4],'LineStyle','none')

fill([0.00161691542288557 0.00161691542288557 0.00164179104477612 0.00164179104477612],[0.0045273631840796 0.00455223880597015 0.00455223880597015 0.0045273631840796],[0.8,0.7,0.4],'LineStyle','none')

fill([0.00106965174129353 0.00106965174129353 0.00109452736318408 0.00109452736318408],[0.00455223880597015 0.0045771144278607 0.0045771144278607 0.00455223880597015],[0.8,0.7,0.4],'LineStyle','none')

fill([0.00114427860696517 0.00114427860696517 0.00116915422885572 0.00116915422885572],[0.00455223880597015 0.0045771144278607 0.0045771144278607 0.00455223880597015],[0.8,0.7,0.4],'LineStyle','none')

fill([0.00116915422885572 0.00116915422885572 0.00119402985074627 0.00119402985074627],[0.00455223880597015 0.0045771144278607 0.0045771144278607 0.00455223880597015],[0.8,0.7,0.4],'LineStyle','none')

fill([0.00124378109452736 0.00124378109452736 0.00126865671641791 0.00126865671641791],[0.00455223880597015 0.0045771144278607 0.0045771144278607 0.00455223880597015],[0.8,0.7,0.4],'LineStyle','none')

fill([0.00141791044776119 0.00141791044776119 0.00144278606965174 0.00144278606965174],[0.00455223880597015 0.0045771144278607 0.0045771144278607 0.00455223880597015],[0.8,0.7,0.4],'LineStyle','none')

fill([0.00144278606965174 0.00144278606965174 0.00146766169154229 0.00146766169154229],[0.00455223880597015 0.0045771144278607 0.0045771144278607 0.00455223880597015],[0.8,0.7,0.4],'LineStyle','none')

fill([0.00146766169154229 0.00146766169154229 0.00149253731343284 0.00149253731343284],[0.00455223880597015 0.0045771144278607 0.0045771144278607 0.00455223880597015],[0.8,0.7,0.4],'LineStyle','none')

fill([0.00149253731343284 0.00149253731343284 0.00151741293532338 0.00151741293532338],[0.00455223880597015 0.0045771144278607 0.0045771144278607 0.00455223880597015],[0.8,0.7,0.4],'LineStyle','none')

fill([0.00114427860696517 0.00114427860696517 0.00116915422885572 0.00116915422885572],[0.0045771144278607 0.00460199004975124 0.00460199004975124 0.0045771144278607],[0.8,0.7,0.4],'LineStyle','none')

fill([0.00119402985074627 0.00119402985074627 0.00121890547263682 0.00121890547263682],[0.0045771144278607 0.00460199004975124 0.00460199004975124 0.0045771144278607],[0.8,0.7,0.4],'LineStyle','none')

fill([0.00121890547263682 0.00121890547263682 0.00124378109452736 0.00124378109452736],[0.0045771144278607 0.00460199004975124 0.00460199004975124 0.0045771144278607],[0.8,0.7,0.4],'LineStyle','none')

fill([0.00126865671641791 0.00126865671641791 0.00129353233830846 0.00129353233830846],[0.0045771144278607 0.00460199004975124 0.00460199004975124 0.0045771144278607],[0.8,0.7,0.4],'LineStyle','none')

fill([0.001318407960199 0.001318407960199 0.00134328358208955 0.00134328358208955],[0.0045771144278607 0.00460199004975124 0.00460199004975124 0.0045771144278607],[0.8,0.7,0.4],'LineStyle','none')

fill([0.00134328358208955 0.00134328358208955 0.0013681592039801 0.0013681592039801],[0.0045771144278607 0.00460199004975124 0.00460199004975124 0.0045771144278607],[0.8,0.7,0.4],'LineStyle','none')

fill([0.0013681592039801 0.0013681592039801 0.00139303482587065 0.00139303482587065],[0.0045771144278607 0.00460199004975124 0.00460199004975124 0.0045771144278607],[0.8,0.7,0.4],'LineStyle','none')

fill([0.00139303482587065 0.00139303482587065 0.00141791044776119 0.00141791044776119],[0.0045771144278607 0.00460199004975124 0.00460199004975124 0.0045771144278607],[0.8,0.7,0.4],'LineStyle','none')

fill([0.00126865671641791 0.00126865671641791 0.00129353233830846 0.00129353233830846],[0.00460199004975124 0.00462686567164179 0.00462686567164179 0.00460199004975124],[0.8,0.7,0.4],'LineStyle','none')

fill([0.00129353233830846 0.00129353233830846 0.001318407960199 0.001318407960199],[0.00460199004975124 0.00462686567164179 0.00462686567164179 0.00460199004975124],[0.8,0.7,0.4],'LineStyle','none')
